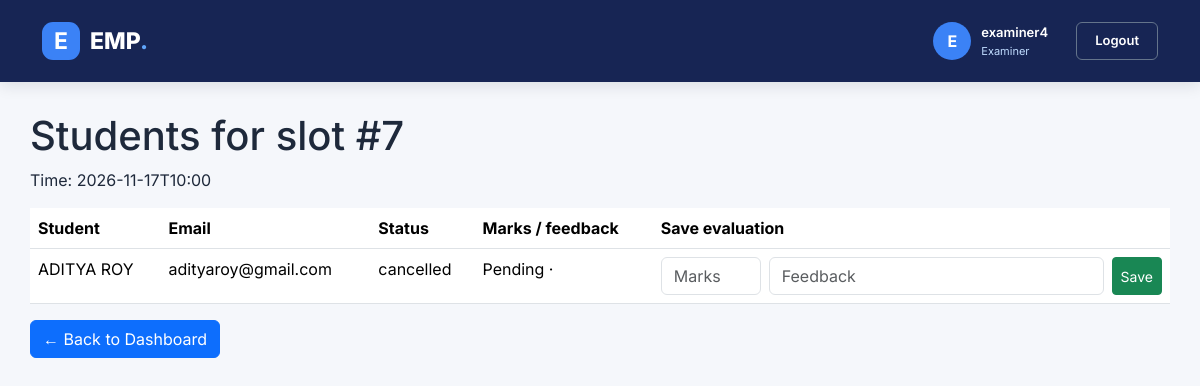
Page /slot/7/students (signed in) on the committed database.
### tables this page shows
CREATE TABLE slots (
        id INTEGER PRIMARY KEY AUTOINCREMENT,
        exam_id INTEGER NOT NULL,
        examiner_id INTEGER NOT NULL,
        slot_time TEXT NOT NULL,
        capacity INTEGER NOT NULL CHECK(capacity > 0),
        FOREIGN KEY(exam_id) REFERENCES exams(id) ON DELETE CASCADE,
        FOREIGN KEY(examiner_id) REFERENCES users(id)
    );

CREATE TABLE bookings (
        id INTEGER PRIMARY KEY AUTOINCREMENT,
        slot_id INTEGER NOT NULL,
        student_id INTEGER NOT NULL,
        status TEXT NOT NULL DEFAULT 'booked',
        UNIQUE(slot_id, student_id),
        FOREIGN KEY(slot_id) REFERENCES slots(id) ON DELETE CASCADE,
        FOREIGN KEY(student_id) REFERENCES users(id) ON DELETE CASCADE
    );

CREATE TABLE users (
        id INTEGER PRIMARY KEY AUTOINCREMENT,
        name TEXT NOT NULL,
        email TEXT UNIQUE NOT NULL,
        password TEXT NOT NULL,
        role TEXT NOT NULL CHECK(role IN ('admin','examiner','student')),
        approved INTEGER NOT NULL DEFAULT 0
    , active INTEGER NOT NULL DEFAULT 1);

### app.py (the view)
@app.route("/slot/<int:slot_id>/students")
@login_required("examiner")
def slot_students(slot_id):
    slot = db().execute("SELECT * FROM slots WHERE id=? AND examiner_id=?",
                        (slot_id, session["user_id"])).fetchone()
    if not slot:
        flash("Slot not found or not assigned to you.")
        return redirect(url_for("dashboard"))
    students = db().execute("""SELECT bookings.id AS booking_id, users.name, users.email,
                              bookings.status, results.marks, results.feedback
                              FROM bookings JOIN users ON users.id=bookings.student_id
                              LEFT JOIN results ON results.booking_id=bookings.id
                              WHERE bookings.slot_id=? ORDER BY users.name""", (slot_id,)).fetchall()
    return render_template("slot_students.html", slot=slot, students=students)

### app.py (called while the page is built)
def db():
    if "db" not in g:
        g.db = sqlite3.connect(DB)
        g.db.row_factory = sqlite3.Row
        g.db.execute("PRAGMA foreign_keys = ON")
    return g.db

def login_required(role=None):
    def decorator(view):
        @wraps(view)
        def wrapped(*args, **kwargs):
            if not session.get("user_id"):
                return redirect(url_for("login"))
            if role and session.get("role") != role:
                flash("You are not allowed to open that page.")
                return redirect(url_for("dashboard"))
            return view(*args, **kwargs)
        return wrapped
    return decorator

### templates/slot_students.html
{% extends "base.html" %}{% block content %}
<h1>Students for slot #{{ slot.id }}</h1>
<p>Time: {{ slot.slot_time }}</p>
<div class="table-responsive">
    <table class="table"><thead><tr>
        <th>Student</th>
        <th>Email</th>
        <th>Status</th>
        <th>Marks / feedback</th>
        <th>Save evaluation</th>
    </tr></thead><tbody>
{% for s in students %}
<tr><td>{{ s.name }}</td>
    <td>{{ s.email }}</td>
    <td>{{ s.status }}</td>
    <td>{{ s.marks if s.marks is not none else "Pending" }} · {{ s.feedback or "" }}</td>
    <td><form class="d-flex gap-2" method="post" action="{{ url_for('evaluate', booking_id=s.booking_id) }}">
        <input class="form-control" style="max-width:100px" type="number" name="marks" min="0" max="100" step="0.5" placeholder="Marks" required>
        <input class="form-control" name="feedback" placeholder="Feedback">
        <button class="btn btn-success btn-sm">Save</button>
    </form></td></tr>
    {% else %}
    <tr><td colspan="5">No students booked.</td></tr>
    {% endfor %}
</tbody></table></div>
<a href="{{ url_for('dashboard') }}" class="btn btn-primary">
    ← Back to Dashboard
</a>{% endblock %}

### static/style.css (style rules this page uses)
body { font-family: 'Inter', sans-serif; background: #f5f7fb; color: #1e293b; margin: 0; min-height: 100vh; }

### rows in the picture
slots: id "7", slot_time "2026-11-17T10:00"
bookings: name "ADITYA ROY", email "adityaroy@gmail.com", status "cancelled", marks "Pending"

### other values in the picture
{{ session.get('name', 'U')[0]|upper }} "E"
{{ session.get('name') }} "examiner4"
{{ session.get('role')|capitalize }} "Examiner"
